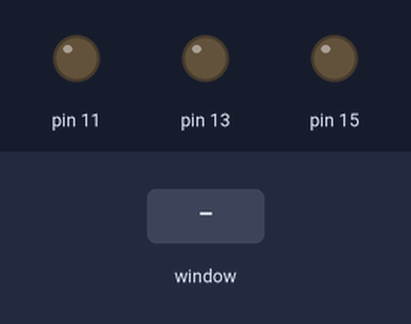
A program run on a simulated Raspberry Pi (header pin numbers). Shown: output pins drawn as LEDs (lit = HIGH). Dashed ring = blinking. The inputs (shaded band) are chosen by the test bench. The desktop window is not drawn, its controls go by their first labels and the mouse button is held 0.15 s.

Above: at 1.2 s.
1.3 s: control labelled "Left LED" in the window clicked
At 1.69 s:
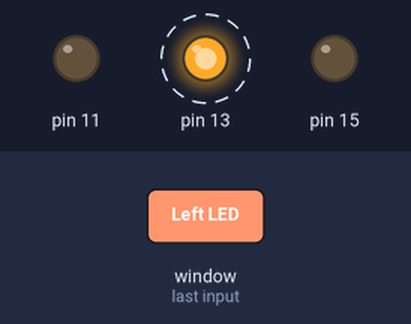
4.3 s: control labelled "Center LED" in the window clicked
At 4.72 s:
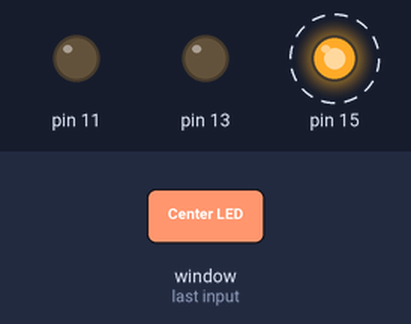
7.3 s: control labelled "Right LED" in the window clicked
At 7.75 s:
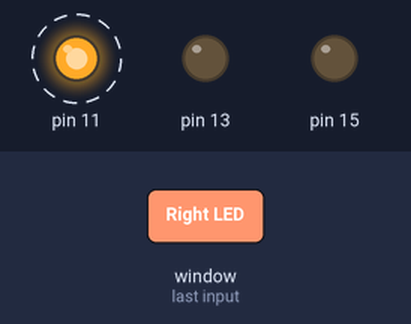
10.3 s: control labelled "All LEDs" in the window clicked
At 10.78 s:
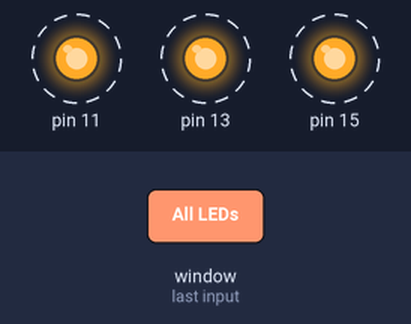
13.3 s: control labelled "No LEDs" in the window clicked
Timing chart, 0 to 15.8 s (numbered marks = the images above; inputs shaded):
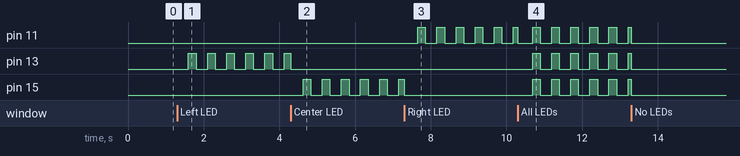

Measured:
- after the input at 1.3 s, pin 13: alternates HIGH for 0.20 s and LOW for 0.30 s, starting after 0.30 s
- after the input at 4.3 s, pin 13: goes on until 4.3 s, then stays LOW; pin 15: alternates HIGH for 0.20 s and LOW for 0.30 s, starting after 0.33 s
- after the input at 7.3 s, pin 11: alternates HIGH for 0.20 s and LOW for 0.30 s, starting after 0.36 s
- after the input at 10.3 s, pin 13, pin 15: alternates HIGH for 0.20 s and LOW for 0.30 s, starting after 0.39 s

The program:

gui.py
```python
import tkinter as tk
import RPi.GPIO as gpio
import time

class Radiobutton():

    _next_value = 1

    @classmethod
    def next_value(cls):
        Radiobutton._next_value = Radiobutton._next_value + 1
        return Radiobutton._next_value - 1

    def __init__(self, label, convar, command):
        self.widget = tk.Radiobutton(
            text = label,
            command = command,
            variable = convar,
            value = Radiobutton.next_value(),
            width = 30,
            height = 5
        )
        self.widget.pack()
        self.state = False

class RadiobuttonGroup():

    def generate_callback(self, command, index):
        def callback():
            if self.selected is None:
                self.selected = self.buttons[index]
                self.selected.state = True
            else:
                if self.selected == self.buttons[index]:
                    return
                else:
                    self.selected = self.buttons[index]
                    for button in self.buttons:
                        button.state = False
                    self.selected.state = True
            command()
        return callback

    def __init__(self, buttons):
        self.convar = tk.IntVar()
        self.buttons = [None]*len(buttons)
        for index, button in enumerate(buttons):
            self.buttons[index] = Radiobutton(
                button[0],
                self.convar,
                self.generate_callback(button[1], index)
            )
        self.selected = None

window = tk.Tk()

def loop(func, period):
    def wrapped():
        func()
        window.after(period, wrapped)
    wrapped()

#####################

gpio.setmode(gpio.BOARD)

patterns = [
    ("No LEDs", ()),
    ("Left LED", 13),
    ("Center LED", 15),
    ("Right LED", 11),
    ("All LEDs", (11, 15, 13))
]

leds = set()
for pattern in patterns:
    if isinstance(pattern[1], int):
        leds.add(pattern[1])
    else:
        leds.update(pattern[1])

for led in leds:
    gpio.setup(led, gpio.OUT)

class Blink():
    pin = None

    cycle = 0
    period = 100 # milliseconds

    high_time = 200
    low_time = 300

    @staticmethod
    def set_pin(pin):
        for led in leds:
            gpio.output(led, gpio.LOW)
        Blink.pin = pin

    @staticmethod
    def do_cycle():
        inner_cycle = Blink.cycle
        inner_cycle %= (Blink.high_time + Blink.low_time) // Blink.period

        if inner_cycle == 0:
            gpio.output(Blink.pin, gpio.HIGH)
        elif inner_cycle == Blink.high_time // Blink.period:
            gpio.output(Blink.pin, gpio.LOW)

        Blink.cycle += 1

Blink.set_pin(())

###################

radiobutton_group = RadiobuttonGroup(
    list(map(
        lambda index, pattern : (
            pattern[0],
            lambda : Blink.set_pin(pattern[1])
        ),
        range(len(patterns)), patterns
    ))
)

exit_button = tk.Button(
    text = "Exit",
    command = lambda : window.destroy()
)
exit_button.pack()

###########W

window.eval(f'tk::PlaceWindow {window.winfo_pathname(window.winfo_id())} center')

loop(Blink.do_cycle, Blink.period)
window.mainloop()

gpio.cleanup()
```
